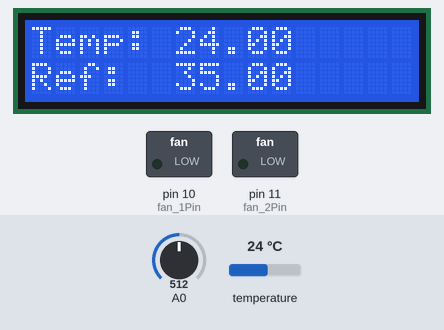
Recording of a sketch running on a simulated Arduino Mega 2560, built with avr-gcc and run on an emulated ATmega2560. Shown: 16×2 character LCD, switched loads named in the sketch (green lamp = pin HIGH). Dashed ring = blinking. The test bench sets the inputs (shaded band); at power-on: temperature 24 °C, A0 = 512. What the sketch prints to the serial monitor is not drawn.

Above: at 1.2 s.
1.3 s: temperature set to 12 °C
At 3.3 s:
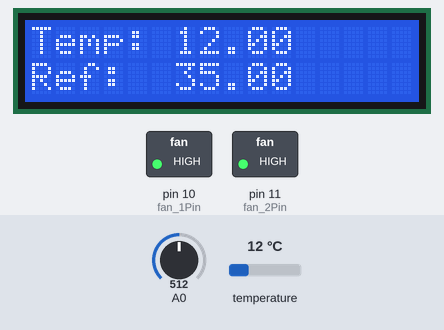
4.5 s: A0 set to 603
At 5.7 s:
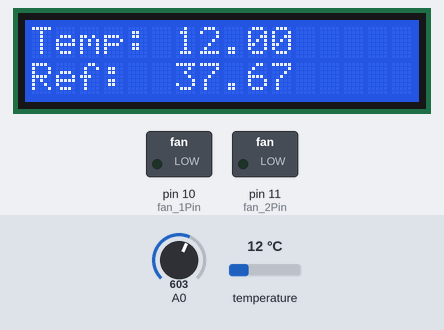
6.8 s: A0 set to 620
At 7.8 s:
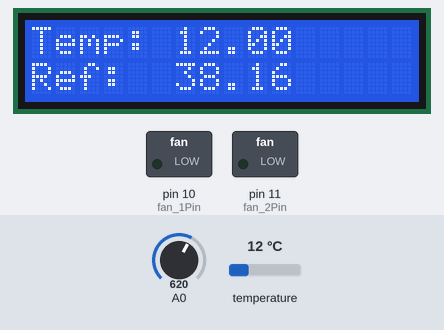
8.8 s: temperature set to 41 °C
At 10.8 s:
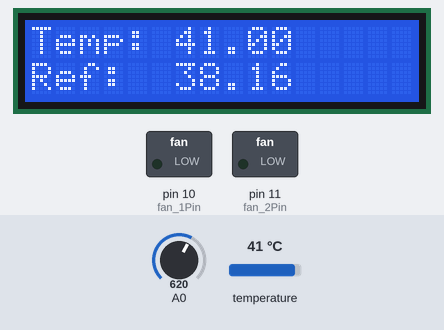
11.1 s: temperature set to 39.4 °C
At 13.0 s:
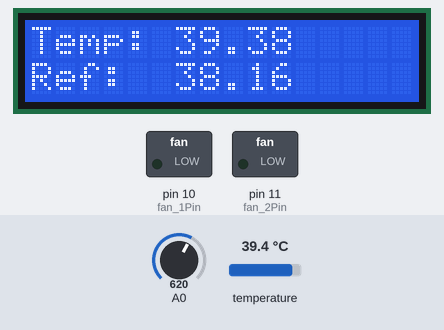
13.5 s: temperature set to 38.6 °C
At 15.0 s:
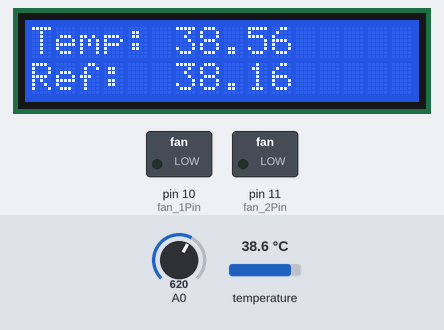
Timing chart, 0 to 16.5 s (numbered marks = the images above; inputs shaded):
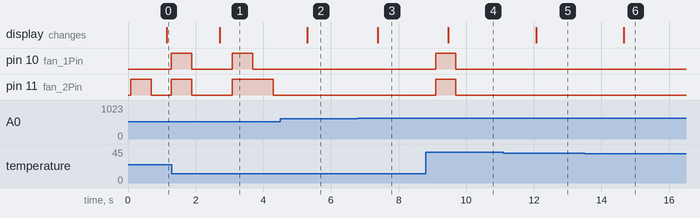

The sketch:

PIDTempSystem.ino
```cpp
// Temperature plant PID control program
// Owen Jauregui - A01638122
// Oswaldo Hernandez - A01274570
// Luis Sánchez - A01638029
// Diego Limón - A01638247

// Libraries
#include <OneWire.h>
#include <DallasTemperature.h>
#include <LiquidCrystal_I2C.h>
#include <Arduino_FreeRTOS.h>
#include <semphr.h>
#include <queue.h>

/***********************************************************************/
// Pins for sensor
#define temperaturePin  9

// Pins for actuators
#define fan_1Pin  10
#define fan_2Pin  11

/***********************************************************************/
// Variables para FreeRTOS
TaskHandle_t  xTemp;
TaskHandle_t  xPID;
TaskHandle_t  xFans;
TaskHandle_t  xDimmer;
TaskHandle_t  xLCD;
TaskHandle_t  xADC;

QueueHandle_t qFans;
QueueHandle_t qDimmer;

SemaphoreHandle_t mutexTemp;
SemaphoreHandle_t mutexRef;

/***********************************************************************/
// Control variables
int   state = 0;
float t     = 0;
float temp  = 0;
float reference = 0;

// Instancia a las clases OneWire, DallasTemperature y LiquidCrystal
OneWire oneWireObjeto(temperaturePin);
DallasTemperature sensorDS18B20(&oneWireObjeto);
LiquidCrystal_I2C lcd(0x27,16, 2);

/***********************************************************************/

//Period
float T = 0.6;

//PID Controller parameters
float Kp = 50;
float Ki = 1;
float Kd = 20;
float Ti = Kp/Ki;
float Td = Kd/Kp;

// Constants
float q0 = Kp + Kp*T/Ti + Kp*Td/T;
float q1 = -Kp - 2*Kp*Td/T;
float q2 = Kp*Td/T;

// Error signal inicialization
float e = 0, e1 = 0, e2 = 0;

// Control inizialization
float u = 0, u1 = 0;

/***********************************************************************/

// Air pressure sensor reading

void xReadTemp(){
  float temp_;
  for(;;){
    sensorDS18B20.requestTemperatures();
    temp_ = sensorDS18B20.getTempCByIndex(0);
    if (xSemaphoreTake(mutexTemp, 10) == pdTRUE){
      temp = temp_;
      xSemaphoreGive(mutexTemp);
    }
    vTaskDelay(600/portTICK_PERIOD_MS);
  }
}

/***********************************************************************/

void xControl()
{
  float  reference_, temp_;
  for(;;){
        int8_t fans, dim;

        t += T;
        if (xSemaphoreTake(mutexTemp, 10) == pdTRUE){
          temp_ = temp;
          xSemaphoreGive(mutexTemp);
        }
        if (xSemaphoreTake(mutexRef, 10) == pdTRUE){
          reference_ = reference;
          xSemaphoreGive(mutexRef);
        }

        e = reference_ - temp_;


        u = u1 + q0*e + q1*e1 + q2*e2;

        if(u < -10) {
          u = -10;
        } else if (u > 90) {
          u = 90;
        }

        dim  = 20;
        fans =  0;

        if (u < 0){
          fans = 3;
        }
        else if (u < 10){
          fans = 2;
        }
        else if (u > 20) {
          dim = (uint8_t)u;
        }
        xQueueSend(qFans,  &fans, pdFALSE);
        xQueueSend(qDimmer, &dim, pdFALSE);

        u1 = u;
        e2 = e1;
        e1 = e;
        Serial.println(u);
        vTaskDelay(600/portTICK_PERIOD_MS);
  }
}

/**********************************************************************/

void xTurn_Fans() {
    int8_t fan_conf;
    for(;;){
      if(xQueueReceive(qFans, &fan_conf, 10) == pdPASS) {
          digitalWrite(fan_1Pin, (fan_conf & 0x01));
          digitalWrite(fan_2Pin, (fan_conf & 0x02));
      }
      vTaskDelay(1/portTICK_PERIOD_MS);
    }
}

/**********************************************************************/

void xSend_Dimmer() {
    int8_t level;
    for(;;){
      if(xQueueReceive(qDimmer, &level, 10) == pdPASS) {
          Serial1.write(level);
      }
    }
    vTaskDelay(1/portTICK_PERIOD_MS);
}

/**********************************************************************/

void xRead_Pot() {
    for(;;){
      if (xSemaphoreTake(mutexRef, 10) == pdTRUE){
        reference = analogRead(0) / 34.1333 + 20;
        xSemaphoreGive(mutexRef);
      }
      vTaskDelay(400/portTICK_PERIOD_MS);
    }

}

/**********************************************************************/

void xWrite_LCD() {
  float temp_, reference_;
    for(;;){
      if (xSemaphoreTake(mutexTemp, 10)== pdTRUE) {
        temp_ = temp;
        xSemaphoreGive(mutexTemp);
      }
      if (xSemaphoreTake(mutexRef, 10)== pdTRUE) {
        reference_ = reference;
        xSemaphoreGive(mutexRef);
      }
        lcd.clear();
        lcd.print("Temp: ");
        lcd.print(temp_, 2);
        lcd.setCursor(0, 1);
        lcd.print("Ref:  ");
        lcd.print(reference_);
        vTaskDelay(500/portTICK_PERIOD_MS);
    }
}

/***********************************************************************/

void setup() {
  // Serial monitor for testing
  Serial.begin(9600);
  Serial1.begin(115200,SERIAL_8E1);

  // Iniciamos el bus 1-Wire
  sensorDS18B20.begin();

  // Iniciamos la LCD

  lcd.init();
  lcd.backlight();

  // Pin modes
  pinMode(fan_1Pin, OUTPUT);
  pinMode(fan_2Pin, OUTPUT);
  digitalWrite(fan_1Pin, 0);
  digitalWrite(fan_2Pin, 0);

  qFans   = xQueueCreate(3, sizeof(int8_t));
  qDimmer = xQueueCreate(3, sizeof(int8_t));

  mutexTemp = xSemaphoreCreateMutex();
  mutexRef  = xSemaphoreCreateMutex();

   xTaskCreate( xReadTemp,
                "Read temperature",
                1024,
                NULL,
                10,
                &xTemp);
   xTaskCreate( xControl,
                "PID function",
                1024,
                NULL,
                7,
                &xPID);
   xTaskCreate( xTurn_Fans,
                "Fans Function",
                1024,
                NULL,
                3,
                &xFans);

   xTaskCreate( xSend_Dimmer,
                "Dimmer Function",
                1024,
                NULL,
                3,
                &xDimmer);

   xTaskCreate( xRead_Pot,
                "ADC Funtion",
                1024,
                NULL,
                5,
                &xADC);

   xTaskCreate( xWrite_LCD,
                "LCD Function",
                1024,
                NULL,
                1,
                &xLCD);

  vTaskStartScheduler();
}

/***********************************************************************/

void loop(){}
```

Measured:
- after the input at 1.3 s, the display: changes after 1.4 s (image 1)
- after the input at 4.5 s, the display: changes after 0.81 s (image 2)
- after the input at 6.8 s, the display: changes after 0.59 s (image 3)
- after the input at 8.8 s, pin 10 (fan_1Pin), pin 11 (fan_2Pin): LOW → HIGH after 0.30 s, → LOW 0.60 s later; the display: changes after 0.67 s (image 4)
- after the input at 11.1 s, the display: changes after 0.97 s (image 5)
- after the input at 13.5 s, the display: changes after 1.2 s (image 6)
